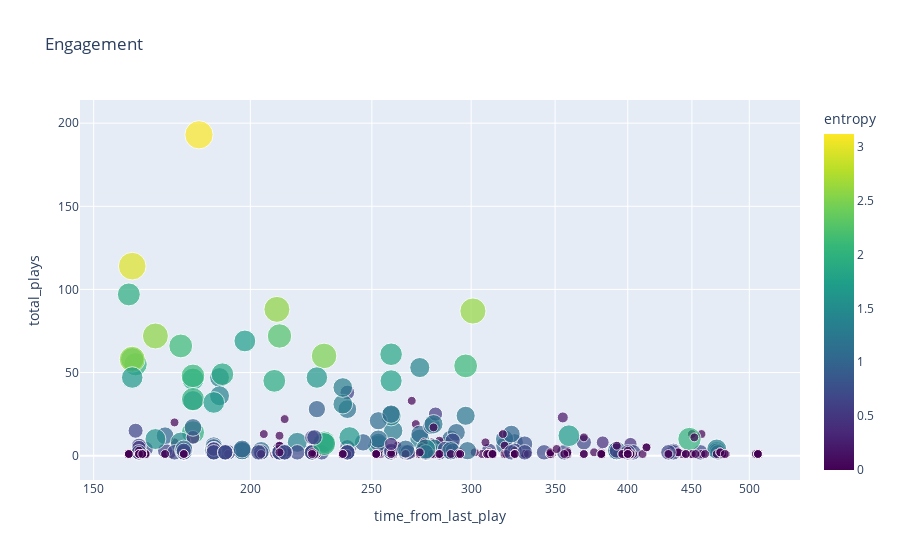

Notebook source saved alongside this figure:
### Markdown cell above
and now the main result of this short notebook, a scatter plot that shows the preference of the artists.

It can be read in this way: a high number of plays for a single artist is clearly a proxy of how much I like that artist, while the days since the last play tells if it's something that I'm listening right now of if it was more in the past. The size (the entropy) shows instead how "stable" an artist is in my playlist. High entropy roughly mean high recurrency in the playlist, low entropy means that it was played only few days (recent or past).

### Code cell
fig = px.scatter(
    engagement, 
    x="time_from_last_play", 
    y="total_plays", 
    color='entropy',
    size='size',
    hover_name="artist",
    hover_data={"size": False},
    color_continuous_scale='viridis',
    title='Engagement'
)

fig.update_layout(xaxis_type="log")
fig.show()

### Figure 1 — Plotly figure (JSON) as saved in the notebook; plotly's stock layout.template omitted (floating-point values rounded to 4 significant figures; data arrays with more than 128 entries replaced by an {"elided": "..."} marker saying what was removed)
{"data": [{"customdata": {"elided": "654x1 float values"}, "hovertemplate": "<b>%{hovertext}</b><br><br>time_from_last_play=%{x}<br>total_plays=%{y}<br>entropy=%{marker.color}<extra></extra>", "hovertext": {"elided": "654 str values"}, "legendgroup": "", "marker": {"color": {"elided": "654 float values"}, "coloraxis": "coloraxis", "size": {"elided": "654 float values"}, "sizemode": "area", "sizeref": 0.025, "symbol": "circle"}, "mode": "markers", "name": "", "orientation": "v", "showlegend": false, "type": "scatter", "x": {"elided": "654 int values"}, "xaxis": "x", "y": {"elided": "654 int values"}, "yaxis": "y"}], "layout": {"autosize": true, "coloraxis": {"colorbar": {"title": {"text": "entropy"}}, "colorscale": [[0, "#440154"], [0.1111, "#482878"], [0.2222, "#3e4989"], [0.3333, "#31688e"], [0.4444, "#26828e"], [0.5556, "#1f9e89"], [0.6667, "#35b779"], [0.7778, "#6ece58"], [0.8889, "#b5de2b"], [1, "#fde725"]]}, "legend": {"itemsizing": "constant", "tracegroupgap": 0}, "title": {"text": "Engagement"}, "xaxis": {"anchor": "y", "autorange": true, "domain": [0, 1], "range": [2.168, 2.738], "title": {"text": "time_from_last_play"}, "type": "log"}, "yaxis": {"anchor": "x", "autorange": true, "domain": [0, 1], "range": [-17.76, 218.7], "title": {"text": "total_plays"}, "type": "linear"}}}
